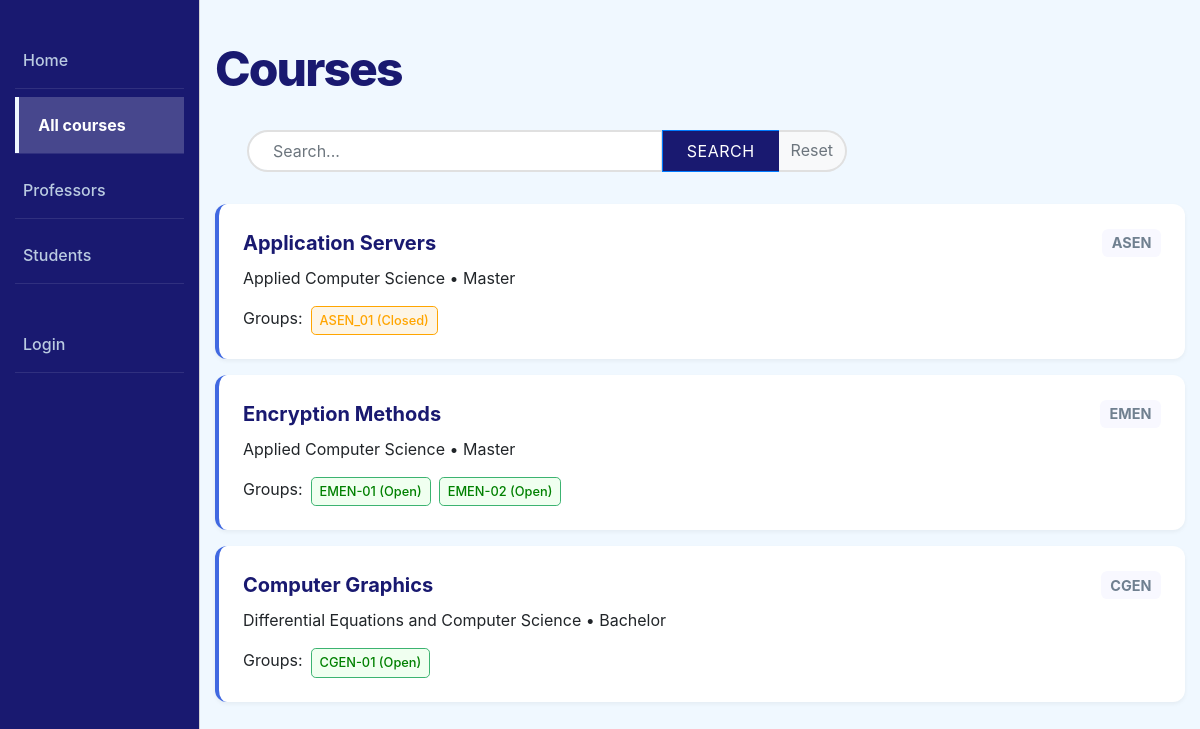
The page /catalog/courses/ on the database as committed earlier.
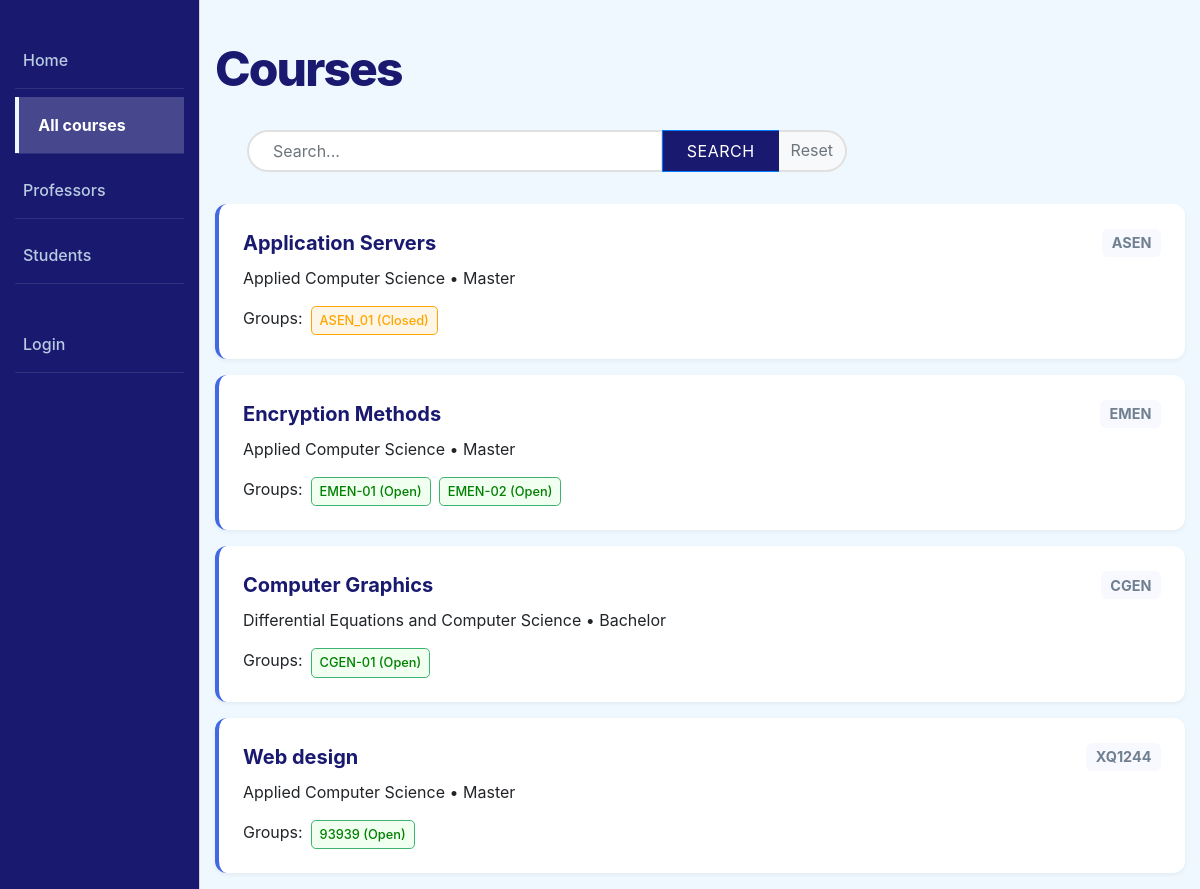
The same page on the database as committed later.
### catalog/models.py (models this page shows, shortened)
class Course(models.Model):
  course_code = models.CharField(verbose_name='Course Code', max_length=200, help_text='Enter the course code')
  title = models.CharField(verbose_name='Course Title', max_length=200, help_text='Enter the course title')
  description = models.TextField(verbose_name='Course Description', help_text='Enter the course description', blank=True)
  academic_level = models.ForeignKey('Level', on_delete=models.SET_NULL, null=True)
  department = models.ForeignKey('Department', on_delete=models.SET_NULL, null=True)
  topic = models.CharField(verbose_name='Course Topic', max_length=255, help_text='Enter the course topic', blank=True)
  visit_count = models.PositiveIntegerField(default=0)
  def get_absolute_url(self):
    return reverse('course-detail', args=[str(self.id)])

class Department(models.Model):
  name = models.CharField(verbose_name='Department Name', max_length=200, help_text='Enter the department name')
  building_location = models.CharField(verbose_name='Building Location', max_length=200, help_text='Enter the building location', blank=True)
  head_of_department = models.CharField(verbose_name='Head of Department', max_length=200, help_text='Enter the head of department')
  def __str__(self):
    return self.name

class Level(models.Model):
  name = models.CharField(max_length=200, help_text='Enter the level of study')
  def __str__(self):
    return self.name

class ClassGroup(models.Model):
  ENROLLMENT_STATUS_CHOICES = [
      ('OPEN', 'Open'),
      ('CLOSED', 'Closed'),
      ('FULL', 'Full'),
  ]
  class_id = models.CharField(verbose_name='Class Group ID', max_length=50, unique=True, help_text='Enter the class group ID')
  start_date = models.DateField(verbose_name='Start Date', blank=True, null=True)
  end_date = models.DateField(verbose_name='End Date', blank=True, null=True)
  status = models.CharField(verbose_name='Enrollment Status', max_length=20, choices=ENROLLMENT_STATUS_CHOICES, default='OPEN')
  course = models.ForeignKey(Course, on_delete=models.CASCADE, related_name='class_groups')
  schedule = models.CharField(verbose_name='Class Schedule', max_length=255, blank=True, help_text='Enter the class schedule (e.g., Mon/Wed/Fri 10:00-11:00)')
  maxStudents = models.IntegerField(verbose_name='Maximum Students', help_text='Enter the maximum number of students')
  profesor = models.ForeignKey(Profesor, on_delete=models.SET_NULL, null=True, related_name='classes')
  enrolled_students = models.ManyToManyField(Student, related_name='classes', blank=True)

### catalog/views.py (the view)
# urls.py: path('courses/', views.CourseListView.as_view(), name='courses'),
class CourseListView(generic.ListView):
    model = Course
    paginate_by = 10
    def get_queryset(self):
        queryset = super().get_queryset()
        query = self.request.GET.get('search')
        if query:
            queryset = queryset.filter(
                Q(title__icontains=query) | Q(course_code__icontains=query)
            )
        return queryset

### catalog/templates/catalog/course_list.html
{% extends "base_generic.html" %}
{% load static %}
{% block extra_css %}
  <link rel="stylesheet" href="{% static 'css/courses.css' %}">
{% endblock %}
{% block content %}
  <h1 class="main-title">Courses</h1>
  <div class="search-container">
  <form action="" method="get" class="input-group">
    <input type="text" name="search" class="form-control"
           placeholder="Search..." value="{{ request.GET.search }}">
    <div class="input-group-append">
      <button class="btn btn-primary" type="submit">Search</button>
      <a href="{{ request.path }}" class="btn btn-outline-secondary">Reset</a>
    </div>
  </form>
</div>
  {% if course_list %}
    <div class="course-container">
      {% for course in course_list %}
        <div class="course-card">
          <div class="course-header">
            <a href="{{ course.get_absolute_url }}" class="course-title">
              {{ course.title }}
            </a>
            <span class="course-code">{{ course.course_code }}</span>
          </div>
          <p class="course-info">
            {{ course.department }} • {{ course.academic_level }}
          </p>
          <div class="group-section">
            <span class="group-label">Groups:</span>
            {% with open_groups=course.class_groups.all %}
              {% if open_groups %}
                {% for group in open_groups %}
                  <span class="status-badge {{ group.status|lower }}">
                    {{ group.class_id }} ({{ group.status|title }})
                  </span>
                {% endfor %}
              {% else %}
                <span class="no-groups">No groups available</span>
              {% endif %}
            {% endwith %}
          </div>
        </div>
      {% endfor %}
    </div>
  {% else %}
    <p>No courses available.</p>
  {% endif %}
{% endblock %}

Rows that differ between the two databases and show on the page:
added Course: title "Web design", course_code "XQ1244", department "Applied Computer Science", academic_level "Master"
added ClassGroup: class_id "93939", status "Open", shown under "Web design"
